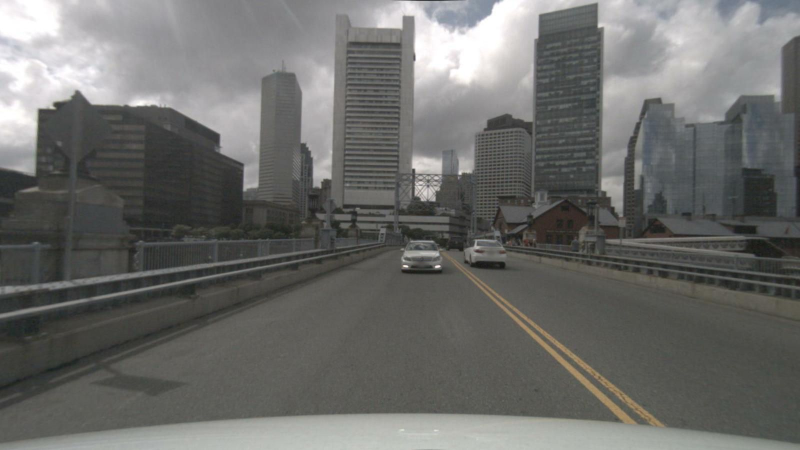
#> input picture raindrops_generator/input/seq1/n008-2018-08-01-15-16-36-0400__CAM_BACK__1533151603537558.jpg, 1600 x 900 px (shown at 1/2 size); its folder holds only this picture in this run
$ python main.py
#> lines starting #> are read from the running program, lines starting #| are printed output that depends on the picture; after the words box and inside, x2 and y2 are one past the last pixel; in counts of white or black regions, pixels touching at a corner belong together
### raindrops_generator/raindrop/raindrop.py
import cv2
import math
import numpy as np
from PIL import Image
from PIL import ImageDraw
import pyblur
import random
from random import randint
from raindrop.config import cfg

"""
This module contains a description of Raindrop class
"""

def make_bezier(xys):
    # xys should be a sequence of 2-tuples (Bezier control points)
	# 今回は常に3つの制御点を持つベジェ曲線を扱う
    n = len(xys)
    combinations = pascal_row(n-1)
    def bezier(ts):
        # This uses the generalized formula for bezier curves
        # http://en.wikipedia.org/wiki/B%C3%A9zier_curve#Generalization
        result = []
        for t in ts:
            tpowers = (t**i for i in range(n))
            upowers = reversed([(1-t)**i for i in range(n)])
            coefs = [c*a*b for c, a, b in zip(combinations, tpowers, upowers)]
            result.append(
                tuple(sum([coef*p for coef, p in zip(coefs, ps)]) for ps in zip(*xys)))
        return result
    return bezier

# パスカルの三角形を計算
def pascal_row(n, memo={}):
    # This returns the nth row of Pascal Triangle
	# 仮にn = 5の場合、memoには{5: [1, 5, 10, 10, 5, 1]}が格納される
    if n in memo:
        return memo[n]
	# パスカルの行の最初は1
    result = [1]
    x, numerator = 1, n
	# n = 5の場合、denominatorは(1, 3)なので1~2までの範囲でループ
    for denominator in range(1, n//2+1):
		#numerator = 5, denominator = 1なのでx = 5
        x *= numerator
        x /= denominator
        result.append(x) # [1, 5]
        numerator -= 1 # 4

	# n = 5の場合、00101のようになるので
    if n&1 == 0:
		# 偶数の場合最後の要素を削除して反転して追加　[1, 4, 6]なら、[1, 4, 6, 4, 1]
        result.extend(reversed(result[:-1]))
    else:
		# 奇数の場合そのまま反転して追加　[1, 5, 10]なら、[1, 5, 10, 10, 5, 1]
        result.extend(reversed(result))

	# n = 5の場合、memo[5]に[1, 5, 10, 10, 5, 1]を格納
    memo[n] = result
    return result


class Raindrop():
	def __init__(self, key, centerxy = None, radius = None, shape = None):
		"""
		:param key: a unique key identifying a drop
		:param centerxy: tuple defining coordinates of raindrop center in the image
		:param radius: radius of a drop
		:param shape: int from 0 to 2 defining raindrop shape type
		"""
		# 一位に識別するためのキー
		self.key = key
		# 衝突したかどうか
		self.ifcol = False
		# 衝突した雨滴のキー
		self.col_with = []
		# 雨滴の中心座標
		self.center = centerxy
		# 雨滴の半径
		self.radius = radius
		# ぼかし係数（最小値は１）半径に基づいて計算
		self.blur_coeff = max(int(self.radius/3), 1)
		# 雨滴の形状 0: 円形 1: 楕円形 2: ベジェ曲線
		self.shape = shape
		# 雨滴の種類を表す
		self.type = "default"
        # label map's WxH = 4*R , 5*R
		# 雨滴のラベルマップ　雨滴が存在する部分は1、それ以外は0
		self.labelmap = np.zeros((self.radius * 5, self.radius*4))
		# 雨滴のアルファマップ labelmapにぼかしを適用した配列で、0~255の値を持つ(0が透明、255が不透明)
		self.alphamap = np.zeros((self.radius * 5, self.radius*4))
		# 雨滴の背景
		self.background = None
		# 雨滴のテクスチャ
		self.texture = None
		# 雨滴の形状に応じてアルファマップを作成
		self._create_label()
		self.use_label = False


	def setCollision(self, col, col_with):
		self.ifcol = col
		self.col_with = col_with

	def updateTexture(self, bg):
		fg = pyblur.GaussianBlur(Image.fromarray(np.uint8(bg)), 5)
		fg = np.asarray(fg)
		# add fish eye effect to simulate the background
		K = np.array([[30*self.radius, 0, 2*self.radius],
				[0., 20*self.radius, 3*self.radius],
				[0., 0., 1]])
		D = np.array([0.0, 0.0, 0.0, 0.0])
		Knew = K.copy()

		Knew[(0,1), (0,1)] = math.pow(self.radius, 1/500)*2 * Knew[(0,1), (0,1)]
		fisheye = cv2.fisheye.undistortImage(fg, K, D=D, Knew=Knew)

		tmp = np.expand_dims(self.alphamap, axis = -1)
		tmp = np.concatenate((fisheye, tmp), axis = 2)

		self.texture = Image.fromarray(tmp.astype('uint8'), 'RGBA')

		# uncomment if you want a background in drop to be flipped
		#self.texture = self.texture.transpose(Image.FLIP_TOP_BOTTOM)

	def _create_label(self):
		self._createDefaultDrop()

	def _createDefaultDrop(self):
		"""
		create the raindrop Alpha Map according to its shape type
		update raindrop label
		"""
		if (self.shape == 0):
			# cv2.circleでlabelmapに中心が半径*2, 半径*3の位置に半径の大きさの円を描画,128で内側まで塗りつぶし(-1)
			cv2.circle(self.labelmap, (self.radius * 2, self.radius * 3), int(self.radius), 128, -1)
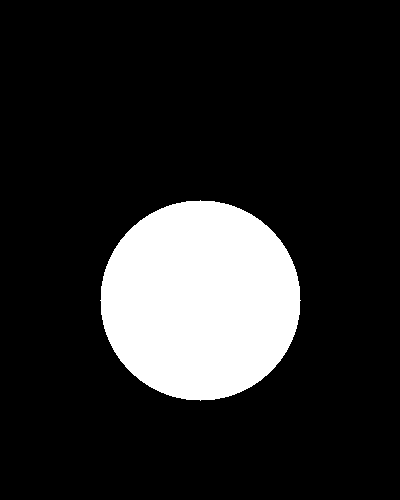
#> self.labelmap: shape (500, 400) float64; values 0 (black) and 128 (white), 15.7% white; 1 white region, box (x1, y1, x2, y2) and area: (100, 200, 301, 401) 31417
#> (the call stopped at in _createDefaultDrop, `self.alphamap = pyblur.GaussianBlur(Image.fromarray(np.uint8(self.labe..`: pyblur is not available in this run)
#> in _createDefaultDrop (call 2), `img = Image.fromarray(np.uint8(self.labelmap) , 'L')`: img: PIL image 600x750 L; every value is 0
			# labelmapにぼかし効果を加え、alphamapを生成（0~255の値）
			self.alphamap = pyblur.GaussianBlur(Image.fromarray(np.uint8(self.labelmap)), self.blur_coeff)
			# numpy配列に変換しfloat型に変換
			self.alphamap = np.asarray(self.alphamap).astype(float)
			# 正規化後に0~255の値に再スケーリング
			self.alphamap = self.alphamap/np.max(self.alphamap)*255.0
			# set label map
			self.labelmap[self.labelmap>0] = 1

		if (self.shape == 1):
			# cv2.circleでlabelmapに中心が半径*2, 半径*3の位置に半径の大きさの円を描画,128で内側まで塗りつぶし(-1)
			cv2.circle(self.labelmap, (self.radius * 2, self.radius * 3), int(self.radius), 128, -1)
			# cv2.ellipseでlabelmapに中心が半径*2, 半径*3の位置に横軸が半径、縦軸が1.3倍の半径の楕円を描画,描画範囲は180~360度,128で内側まで塗りつぶし(-1)
			cv2.ellipse(self.labelmap, (self.radius * 2, self.radius * 3), (self.radius, int(1.3*math.sqrt(3) * self.radius)), 0, 180, 360, 128, -1)
			# 後は同じ
			self.alphamap = pyblur.GaussianBlur(Image.fromarray(np.uint8(self.labelmap)), self.blur_coeff)
			self.alphamap = np.asarray(self.alphamap).astype(float)
			self.alphamap = self.alphamap/np.max(self.alphamap)*255.0
			# set label map
			self.labelmap[self.labelmap>0] = 1

		if (self.shape == 2):
			#ベジェ曲線の制御点を設定（x, y)のタプル
			A = cfg["A"]
			B = cfg["B"]
			C = cfg["C"]
			D = cfg["D"]
			# labelmapをnumpy配列からPIL画像のグレースケール画像に変換
			img = Image.fromarray(np.uint8(self.labelmap) , 'L')
			# ImageDraw.Drawで描画操作を行う
			draw = ImageDraw.Draw(img)
			# ベジェ曲線の計算
			ts = [t/100.0 for t in range(101)]
			xys = [(self.radius * C[0], self.radius * C[1]), (self.radius * B[0], self.radius * B[1]), (self.radius * D[0], self.radius * D[1])]
			bezier = make_bezier(xys)
			points = bezier(ts)

			# ２つ目のベジェ曲線の計算
			xys = [(self.radius * C[0], self.radius * C[1]), (self.radius * A[0], self.radius * A[1]), (self.radius * D[0], self.radius * D[1])]
			bezier = make_bezier(xys)
			# pointsに追加
			points.extend(bezier(ts))
#> (the call stopped at in _createDefaultDrop, `self.alphamap = pyblur.GaussianBlur(img, self.blur_coeff)`: pyblur is not available in this run)
			# ベジェ曲線で囲まれた領域を塗りつぶし
			draw.polygon(points, fill = 'gray')

			#　後は同じ
			self.alphamap = pyblur.GaussianBlur(img, self.blur_coeff)
			self.alphamap = np.asarray(self.alphamap).astype(float)
			self.alphamap = self.alphamap/np.max(self.alphamap)*255.0
			# set label map
			self.labelmap[self.labelmap>0] = 1


	def setKey(self, key):
		self.key = key

	def getLabelMap(self):
		return self.labelmap

	def getAlphaMap(self):
		return self.alphamap

	def getTexture(self):
		return self.texture

	def getCenters(self):
		return self.center

	def getRadius(self):
		return self.radius

	def getKey(self):
		return self.key

	def getIfColli(self):
		return self.ifcol

	def getCollisionList(self):
		return self.col_with

	def getUseLabel(self):
		return self.use_label

### raindrops_generator/raindrop/dropgenerator.py
import random
from random import randint
import cv2
import math
import numpy as np
import pyblur
from PIL import Image
from PIL import ImageEnhance
from PIL import ImageDraw
from skimage.measure import label as skimage_label
from .raindrop import Raindrop, make_bezier

"""
This module contain two functions:
Check Collision -- handle the collision of the drops
generateDrops -- generate raindrops on the image

Author: Chia-Tse, Chang
Edited by Vera, Soboleva
"""

# [208 lines left out: functions generate_random_positions, CheckCollision, generate_label, not called in this run]


def generateDrops(imagePath, cfg, listFinalDrops):
	"""
	Generate raindrops on the image
	:param imagePath: path to the image on which you want to generate drops
	:param cfg: config with global constants
	:param listFinalDrops: final list of raindrop class objects after handling collisions
	:param label_map: general label map of all drops in the image
	"""
	ifReturnLabel = cfg["return_label"]
	edge_ratio = cfg["edge_darkratio"]

	PIL_bg_img = Image.open(imagePath)
#> PIL_bg_img is the input picture: PIL image 1600x900 RGB; mean R, G, B 107.7, 108.1, 105.6
	bg_img = np.asarray(PIL_bg_img)
	label_map = np.zeros_like(bg_img)[:,:,0]
	imgh, imgw, _ = bg_img.shape
#> imgh = 900; imgw = 1600

	A = cfg["A"]
	B = cfg["B"]
	C = cfg["C"]
	D = cfg["D"]

	alpha_map = np.zeros_like(label_map).astype(float)


	for drop in listFinalDrops:
		(ix, iy) = drop.getCenters()
		radius = drop.getRadius()
		ROI_WL = 2*radius
		ROI_WR = 2*radius
		ROI_HU = 3*radius
		ROI_HD = 2*radius
		if (iy-3*radius) <0 :
			ROI_HU = iy
		if (iy+2*radius)>imgh:
			ROI_HD = imgh - iy
		if (ix-2*radius)<0:
			ROI_WL = ix
		if  (ix+2*radius) > imgw:
			ROI_WR = imgw - ix

		drop_alpha = drop.getAlphaMap()

		alpha_map[iy - ROI_HU:iy + ROI_HD, ix - ROI_WL: ix+ROI_WR] += drop_alpha[3*radius - ROI_HU:3*radius + ROI_HD, 2*radius - ROI_WL: 2*radius+ROI_WR]
#> alpha_map: shape (900, 1600) float64; every value is 0

	alpha_map = alpha_map/np.max(alpha_map)*255.0

	PIL_bg_img = Image.open(imagePath)
	for idx, drop in enumerate(listFinalDrops):
		(ix, iy) = drop.getCenters()
		radius = drop.getRadius()
		ROIU = iy - 3*radius
		ROID = iy + 2*radius
		ROIL = ix - 2*radius
		ROIR = ix + 2*radius
		if (iy-3*radius) <0 :
			ROIU = 0
			ROID = 5*radius
		if (iy+2*radius)>imgh:
			ROIU = imgh - 5*radius
			ROID = imgh
		if (ix-2*radius)<0:
			ROIL = 0
			ROIR = 4*radius
		if  (ix+2*radius) > imgw:
			ROIL = imgw - 4*radius
			ROIR = imgw


		tmp_bg = bg_img[ROIU:ROID, ROIL:ROIR,:]
		try:
			drop.updateTexture(tmp_bg)
		except:
			del listFinalDrops[idx]
			continue
		tmp_alpha_map  = alpha_map[ROIU:ROID, ROIL:ROIR]

		output = drop.getTexture()
		tmp_output = np.asarray(output).astype(float)[:,:,-1]
		tmp_alpha_map = tmp_alpha_map * (tmp_output/255)
		tmp_alpha_map  = Image.fromarray(tmp_alpha_map.astype('uint8'))

		edge = ImageEnhance.Brightness(output)
		edge = edge.enhance(edge_ratio)

		PIL_bg_img.paste(edge, (ix-2*radius, iy-3*radius), output)
		PIL_bg_img.paste(output, (ix-2*radius, iy-3*radius), output)
#> this loop made 1 pass
#> pass 1, in generateDrops, `tmp_bg = bg_img[ROIU:ROID, ROIL:ROIR,:]`:
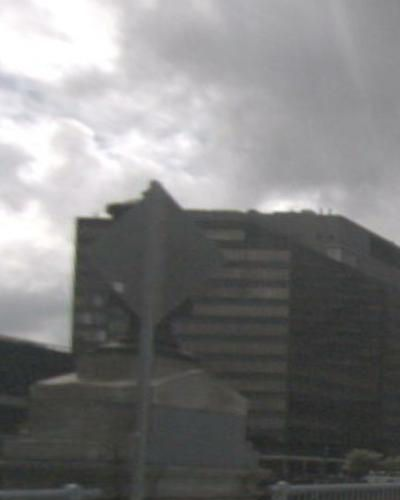
#> tmp_bg: shape (500, 400, 3); mean R, G, B 125.4, 125.3, 125.3

	mask = np.zeros_like(bg_img)

	if len(listFinalDrops)>0:
		# make circles and elipses
		for drop in listFinalDrops:
			if (drop.shape == 0):
				cv2.circle(mask, drop.center, drop.radius, (255, 255, 255), -1)
			if (drop.shape == 1):
				cv2.circle(mask, drop.center, drop.radius, (255, 255, 255), -1)
				cv2.ellipse(mask, drop.center,\
						(drop.radius, int(1.3*math.sqrt(3) * drop.radius)), 0, 180, 360, (255, 255, 255), -1)

		img = Image.fromarray(np.uint8(mask[:,:,0]) , 'L')
		# make beziers
		for drop in listFinalDrops:
			if (drop.shape == 2):
				img = Image.fromarray(np.uint8(img) , 'L')
				draw = ImageDraw.Draw(img)
				ts = [t/100.0 for t in range(101)]
				xys = [(drop.radius * C[0] - 2*drop.radius + drop.center[0], drop.radius * C[1] - 3*drop.radius + drop.center[1]), (drop.radius * B[0] - 2*drop.radius + drop.center[0], drop.radius * B[1] - 3*drop.radius + drop.center[1]), (drop.radius * D[0] - 2*drop.radius + drop.center[0], drop.radius * D[1] - 3*drop.radius + drop.center[1])]
				bezier = make_bezier(xys)
				points = bezier(ts)

				xys = [(drop.radius * C[0] - 2*drop.radius + drop.center[0], drop.radius * C[1] - 3*drop.radius + drop.center[1]), (drop.radius * A[0] - 2*drop.radius + drop.center[0], drop.radius * A[1] - 3*drop.radius + drop.center[1]), (drop.radius * D[0] - 2*drop.radius + drop.center[0], drop.radius * D[1] - 3*drop.radius + drop.center[1])]
				bezier = make_bezier(xys)
				points.extend(bezier(ts))
				draw.polygon(points, fill = 'white')
				mask = np.array(img)

	im_mask = Image.fromarray(mask.astype('uint8'))

	if ifReturnLabel:
		output_label = np.array(alpha_map)
		output_label.flags.writeable = True
		output_label[output_label>0] = 1
		output_label = Image.fromarray(output_label.astype('uint8'))
		return PIL_bg_img, output_label, im_mask

	return PIL_bg_img

### raindrops_generator/main.py
from __future__ import absolute_import

import os
from raindrop.dropgenerator import generateDrops, generate_label
from raindrop.config import cfg
from PIL import Image
import numpy as np
from raindrop.raindrop import Raindrop
import csv

width = 1600
height = 900

image_folder_path = "input/"
outputimg_folder_path = "output/"
mask_folder_path = "masks/"
originalDrop = Raindrop(1, (50, 50), 100, shape=0)
originalDrop2 = Raindrop(2, (800, 450), 150, shape=2)

a_main = os.listdir(image_folder_path)
if '.DS_Store' in a_main:
    a_main.remove('.DS_Store')

for folder_name in a_main:

    in_folder = image_folder_path + folder_name

    out_folder = outputimg_folder_path + folder_name
#   os.mkdir(out_folder)
    mask_folder = mask_folder_path + folder_name
#   os.mkdir(mask_folder)

    a = os.listdir(in_folder)
    if '.DS_Store' in a:
        a.remove('.DS_Store')

    for file_name in a:
        image_path = os.path.join(in_folder, file_name)

#> (the run stopped early here; a loop or call above may not have finished)
